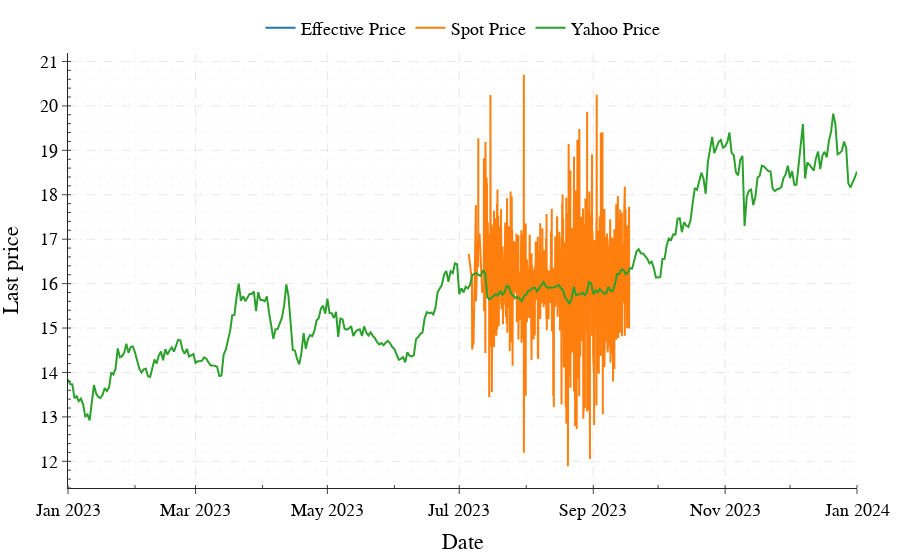

Write notebook code for a chart like this one.
### Code cell
fig = go.Figure(layout=layout)

fig.add_trace(go.Scatter(x=swap_df.index,
                            y=swap_df['last_price'].astype(
                                float),
                            mode='lines',
                            name = 'Effective Price'))

fig.add_trace(go.Scatter(x=swap_df.index,
                            y=swap_df['spot_price'].astype(
                                float),
                            mode='lines',
                            name = 'Spot Price'))

fig.add_trace(go.Scatter(x=prices_df['Date'],
                            y=prices_df['Adj Close'].astype(
                                float),
                            mode='lines',
                            name = 'Yahoo Price'))

fig.update_layout(xaxis_title='Date',
                    yaxis_title='Last price', showlegend=True,
                    legend=dict(xanchor='center', x=0.5, y=1.10, orientation='h'),)
#fig.write_image(f"./plots/{contract_name}_{event_name}.pdf")
fig.show()

### Figure 1 — Plotly figure (JSON) as saved in the notebook; plotly's stock layout.template omitted (floating-point values rounded to 4 significant figures; data arrays with more than 128 entries replaced by an {"elided": "..."} marker saying what was removed)
{"data": [{"mode": "lines", "name": "Effective Price", "type": "scatter", "x": {"elided": "6567 str values"}, "y": {"elided": "6567 null values"}}, {"mode": "lines", "name": "Spot Price", "type": "scatter", "x": {"elided": "6567 str values"}, "y": {"elided": "6567 float values"}}, {"mode": "lines", "name": "Yahoo Price", "type": "scatter", "x": {"elided": "366 str values"}, "y": {"elided": "366 float values"}}], "layout": {"font": {"color": "black", "family": "Clear Sans", "size": 18}, "legend": {"orientation": "h", "x": 0.5, "xanchor": "center", "y": 1.1}, "margin": {"b": 10, "l": 10, "r": 10, "t": 10}, "showlegend": true, "xaxis": {"griddash": "dash", "minor": {"griddash": "dot", "ticks": "inside"}, "showgrid": true, "title": {"text": "Date"}}, "yaxis": {"griddash": "dash", "minor": {"griddash": "dot", "ticks": "inside"}, "showgrid": true, "title": {"text": "Last price"}}}}
